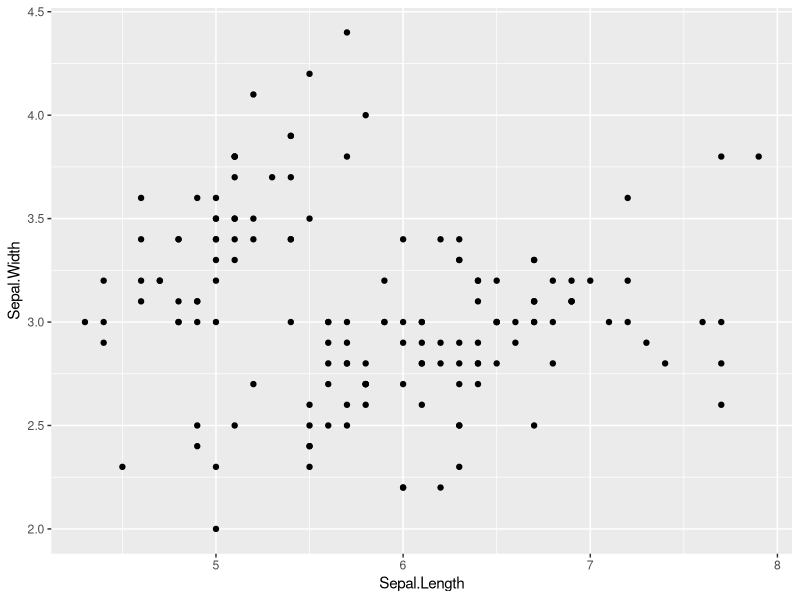
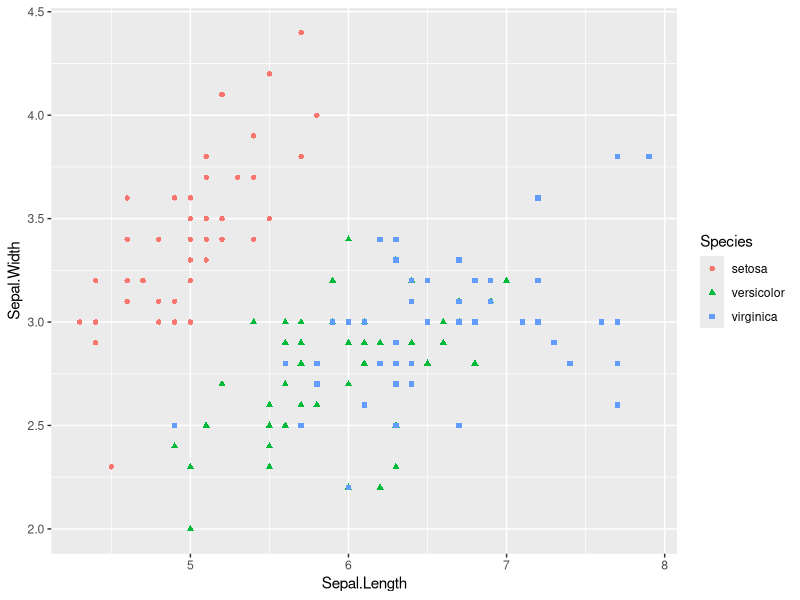
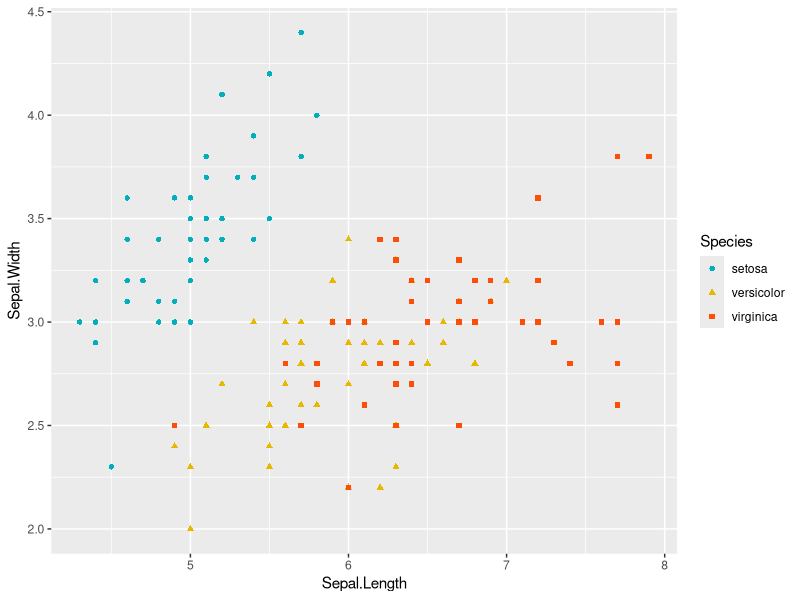
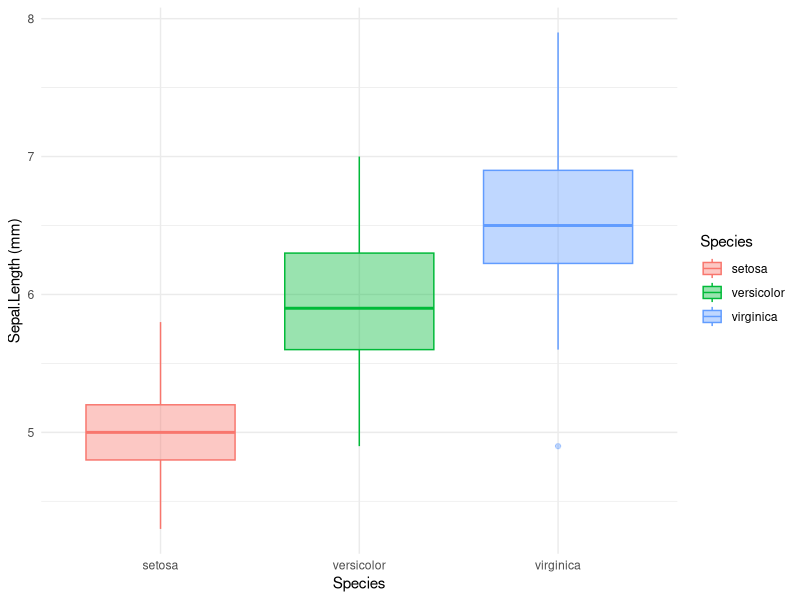
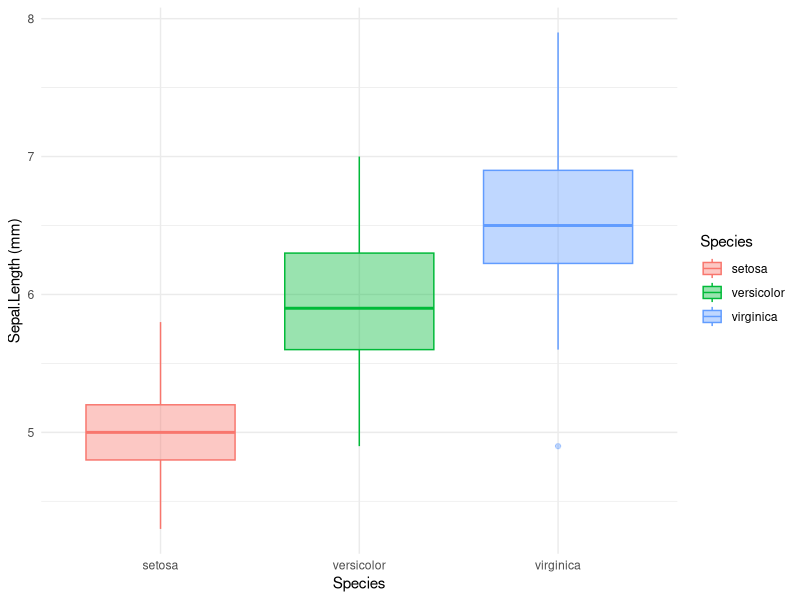
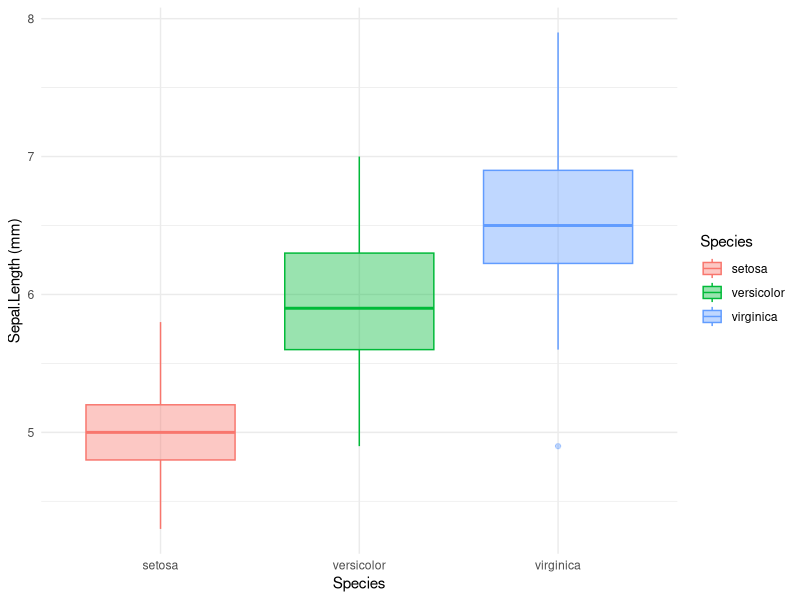

The R source for these figures, in order:
## ---- chunk 1
getwd()
## ---- chunk 2
2 + 3
sqrt(25)
## ---- chunk 3
a=2+3
b="madame"
## ---- chunk 4
a
b
## ---- chunk 5
log(a) # to obtain the logarithm of a
sqrt(a)# to obtain the square root of a
## ---- chunk 6
# we can compare it
log(a)>sqrt(a)
## ---- chunk 7
V1 <- c(2, 6, 9) # numeric vector
V2 <- c("monday", "Tuesday", "Wednesday")# character vector
V3 <- rep(6, 3) # repetition of the same value
V4 <- seq(1, 3, 0.1)# sequence of number
V5 <- 1:100
V5
## ---- chunk 8
length(V1)
## ---- chunk 9

# Example : with list of value (a vector)

x <- c(1, 3, 5, 3, 2, 1, 4, 6, 4, 7, 5, 4, 3)

# get element from 2 to 6

x[2:6]

# get elements 3 et 5 from x.

x[c(3, 5)]

# get value more than 20.

x[x > 5]

# get value of  x where x is equal to 21.

x[x == 5]

# return elements form x the the value different from 5

x[x != 5]
## ---- chunk 10
# 3 lists : ages, sexes et poids

age <- c(20, 30, 40,
         15, 22, 24,
         36, 38)

sexe <- c("F", "M", "F",
          "M", "F", "M",
          "F", "M")

poids <- c(75, 76, 73,
           72, 64, 76,
           73, 72)

# get value from age greater than 20 and less than 30.

age[age > 20 & age < 30]

# Recovering "poids" for those who are older than 25 and female

poids[age > 25 & sexe == "F"]

#Retrieve age values below 20 or above 30.

age[age < 20 | age > 30]
## ---- chunk 11
data(iris)
## ---- chunk 12
str(iris)
## ---- chunk 13
date <- c("1_monday", "2_Tuesday", "3_Wednesday",
          "4_Thursday", "5_Friday", "6_Sturday",
          "7_Sunday")

is.character(date)

# temperature in deg Celsius
temperature <- c(24, 27, 25,
               22, 30, 21,
               28)

is.numeric(temperature)

# rain in mm
rain <- c(1, 0, 0,
          5, 2, 0,
          0)

is.numeric(rain)

# make data.frame
df <- data.frame(date, temperature, rain)
str(df)

#To select a column or vector
df$temperature
df[, 2]

# here we use list() instead of c()
# because there is multiple class in inside row

day <- list("8_monday", 29, 1)
new_def <- rbind(df, day)# add row to a data frame
new_def
## ---- chunk 14
df2 <- data.frame(x = c(TRUE, FALSE, NA, NA), y = c(12, 34, 56, 78))
df2
row.names(df2) <- paste("row", 1 : 4, sep = "_")
df2 # what do you see
class(df2)
str(df2)
## ---- chunk 15
head(df)
class(df)
str(df)
# return mean for the numerical column of the data.frame. apply(data,margin,fun). 
# For margin parameter the value 1 return mean for each row, 
# for margin=2 return mean for each selected column.
apply(df[, 2:3], 2, mean)
## ---- chunk 16
tidyverse::tidyverse_packages()
## ---- chunk 17
library(tidyverse)
data("iris")
#To select a variable with tidyverse
dplyr::select(iris, Species)
## ---- chunk 18
#To select several variables with tidyverse
dplyr::select(iris,Species, Sepal.Length, Sepal.Width)

# To select several lines inside data frame 
dplyr::slice(iris,22:30)
# I can affect it to an object 

subdata=dplyr::slice(iris,22:30)

#or choosing different lines
myline=c(22, 38, 120) # I build a vector containing the line that I want
dplyr::slice(iris,myline)
## ---- chunk 19
library(dplyr)
iris %>%
filter(Sepal.Length > 6) %>% # filtered using size of Sepal Length
filter(Species == "versicolor") # and the species 

## ---- chunk 20
iris %>%
 select(Sepal.Length, Species) %>%
 mutate(Sepal.Length2 = Sepal.Length * 2)%>%
 mutate(Sepal.Length2_squared = Sepal.Length2 * Sepal.Length2)

iris %>%
  select(Sepal.Length, Species) %>%
  mutate(Sepal.Length = Sepal.Length / mean(Sepal.Length, na.rm = TRUE))

#Sepal.Length_norm is calculated using the mean of the Sepal.Length for all data set.

iris %>%
  select(Sepal.Length, Species) %>%
  group_by(Species) %>%
  mutate(Sepal.Length_norm = Sepal.Length / mean(Sepal.Length, na.rm = TRUE))

# In this last example Sepal.Length_norm is calculated using the mean of the Sepal.Length for each species using group_by()
## ---- chunk 21
iris_modif<-iris %>%
  select(Sepal.Length, Species) %>%
  group_by(Species) %>%
  mutate(Sepal.Length_norm = Sepal.Length / mean(Sepal.Length, na.rm = TRUE))
## ---- chunk 22
ds <- read.table("./data/exemple_read.txt",
                 header = TRUE,
                 sep = ";",
                 dec = ",")
head(ds)
## ---- chunk 23
file.remove("ds.txt")
## ---- chunk 24
library(ggplot2)
# scatter plot 
ggplot(data = iris, aes(Sepal.Length, Sepal.Width))+ #  what I want to represent 
  geom_point() # how I represent it 
## ---- chunk 25
# We can calorize and give a shape by month 
# scatter plot 
ggplot(data = iris, aes(Sepal.Length, Sepal.Width))+ 
  geom_point(aes(color = Species, shape = Species)) # shape is the same thing with classical plot on R
## ---- chunk 26
# You can change manually color with la fonction scale_color_manual()
ggplot(data = iris, aes(Sepal.Length, Sepal.Width))+  
 geom_point(aes(color = Species, shape = Species))  +
  scale_color_manual(values = c("#00AFBB", "#E7B800", "#FC4E07"))
## ---- chunk 27
#Boxplot 
ggplot(data = iris, aes(Species, Sepal.Length))+ #  what I want to represent 
  geom_boxplot(aes(color=Species, fill=Species), alpha=0.4)+# how I represent it. Here I changed geometry using boxplot.
  labs(x="Species", y="Sepal.Length (mm)")+
  theme_minimal()
## ---- chunk 28
#Boxplot 
g1<-ggplot(data = iris, aes(Species, Sepal.Length))+ #  what I want to represent 
  geom_boxplot(aes(color=Species, fill=Species), alpha=0.4)+# how I represent it. Here I changed geometry using boxplot.
  labs(x="Species", y="Sepal.Length (mm)")+
  theme_minimal()
## ---- chunk 29
pdf("yourfile.pdf")
g1
dev.off()
## ---- chunk 30
ggsave("yourfile2.pdf", g1)
